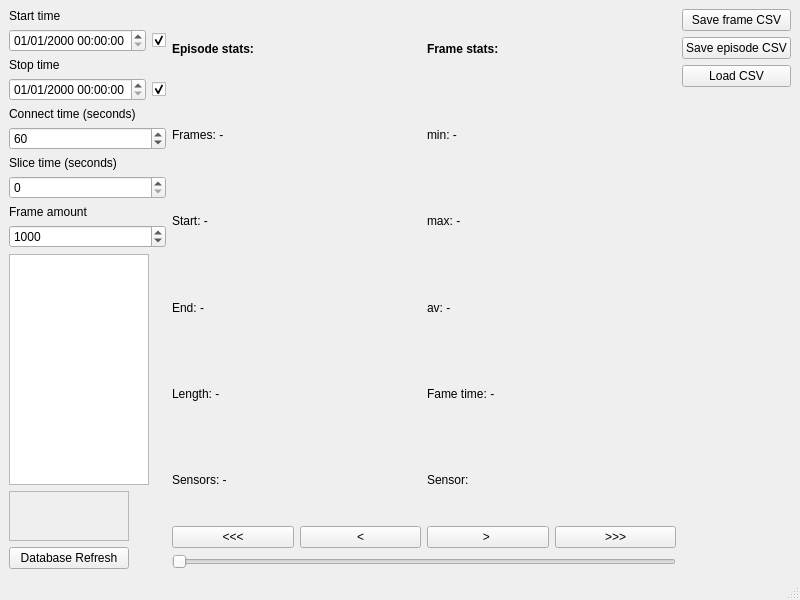
<?xml version="1.0" encoding="UTF-8"?>
<ui version="4.0">
 <class>MainWindow</class>
 <widget class="QMainWindow" name="MainWindow">
  <property name="geometry">
   <rect>
    <x>0</x>
    <y>0</y>
    <width>800</width>
    <height>600</height>
   </rect>
  </property>
  <property name="windowTitle">
   <string>MainWindow</string>
  </property>
  <widget class="QWidget" name="centralwidget">
   <layout class="QGridLayout" name="gridLayout_2">
    <item row="0" column="0">
     <layout class="QGridLayout" name="gridLayout">
      <item row="0" column="1">
       <layout class="QVBoxLayout" name="rightVLayout">
        <item>
         <layout class="QHBoxLayout" name="statHLayout">
          <item>
           <layout class="QVBoxLayout" name="episodeStatVLayout">
            <item>
             <widget class="QLabel" name="label_2">
              <property name="font">
               <font>
                <weight>75</weight>
                <bold>true</bold>
               </font>
              </property>
              <property name="text">
               <string>Episode stats:</string>
              </property>
             </widget>
            </item>
            <item>
             <widget class="QLabel" name="frameAmountLabel">
              <property name="text">
               <string>Frames: -</string>
              </property>
             </widget>
            </item>
            <item>
             <widget class="QLabel" name="startEpisodeLabel">
              <property name="text">
               <string>Start: -</string>
              </property>
             </widget>
            </item>
            <item>
             <widget class="QLabel" name="endEpisodeLabel">
              <property name="text">
               <string>End: -</string>
              </property>
             </widget>
            </item>
            <item>
             <widget class="QLabel" name="lengthEpisodeLabel">
              <property name="text">
               <string>Length: -</string>
              </property>
             </widget>
            </item>
            <item>
             <widget class="QLabel" name="sensorEpisodeLabel">
              <property name="text">
               <string>Sensors: -</string>
              </property>
             </widget>
            </item>
           </layout>
          </item>
          <item>
           <layout class="QVBoxLayout" name="frameStatVLayout">
            <item>
             <widget class="QLabel" name="label_4">
              <property name="font">
               <font>
                <weight>75</weight>
                <bold>true</bold>
               </font>
              </property>
              <property name="text">
               <string>Frame stats:</string>
              </property>
             </widget>
            </item>
            <item>
             <widget class="QLabel" name="minLabel">
              <property name="text">
               <string>min: -</string>
              </property>
             </widget>
            </item>
            <item>
             <widget class="QLabel" name="maxLabel">
              <property name="text">
               <string>max: -</string>
              </property>
             </widget>
            </item>
            <item>
             <widget class="QLabel" name="avLabel">
              <property name="text">
               <string>av: -</string>
              </property>
             </widget>
            </item>
            <item>
             <widget class="QLabel" name="frameTimeLabel">
              <property name="text">
               <string>Fame time: -</string>
              </property>
             </widget>
            </item>
            <item>
             <widget class="QLabel" name="sensorLabel">
              <property name="text">
               <string>Sensor: </string>
              </property>
             </widget>
            </item>
           </layout>
          </item>
         </layout>
        </item>
        <item>
         <layout class="QHBoxLayout" name="horizontalLayout">
          <item>
           <widget class="QPushButton" name="backwardMoreButton">
            <property name="text">
             <string>&lt;&lt;&lt;</string>
            </property>
           </widget>
          </item>
          <item>
           <widget class="QPushButton" name="backwardOneButton">
            <property name="text">
             <string>&lt;</string>
            </property>
           </widget>
          </item>
          <item>
           <widget class="QPushButton" name="forwardOneButton">
            <property name="text">
             <string>&gt; </string>
            </property>
           </widget>
          </item>
          <item>
           <widget class="QPushButton" name="forwardMoreButton">
            <property name="text">
             <string>&gt;&gt;&gt;</string>
            </property>
           </widget>
          </item>
         </layout>
        </item>
        <item>
         <widget class="QSlider" name="timeSlider">
          <property name="orientation">
           <enum>Qt::Horizontal</enum>
          </property>
         </widget>
        </item>
        <item>
         <layout class="QHBoxLayout" name="csvHLayout"/>
        </item>
       </layout>
      </item>
      <item row="0" column="0">
       <layout class="QVBoxLayout" name="verticalLayout_2">
        <item>
         <widget class="QLabel" name="startLabel">
          <property name="text">
           <string>Start time</string>
          </property>
         </widget>
        </item>
        <item>
         <layout class="QHBoxLayout" name="horizontalLayout_2">
          <item>
           <widget class="QDateTimeEdit" name="startTimeEdit">
            <property name="displayFormat">
             <string>dd/MM/yyyy HH:mm:ss</string>
            </property>
           </widget>
          </item>
          <item>
           <widget class="QCheckBox" name="ignoreStartCheckbox">
            <property name="text">
             <string/>
            </property>
            <property name="checked">
             <bool>true</bool>
            </property>
           </widget>
          </item>
         </layout>
        </item>
        <item>
         <widget class="QLabel" name="stopLabel">
          <property name="text">
           <string>Stop time</string>
          </property>
         </widget>
        </item>
        <item>
         <layout class="QHBoxLayout" name="horizontalLayout_3">
          <item>
           <widget class="QDateTimeEdit" name="stopTimeEdit">
            <property name="displayFormat">
             <string>dd/MM/yyyy HH:mm:ss</string>
            </property>
           </widget>
          </item>
          <item>
           <widget class="QCheckBox" name="ignoreStopCheckbox">
            <property name="text">
             <string/>
            </property>
            <property name="checked">
             <bool>true</bool>
            </property>
           </widget>
          </item>
         </layout>
        </item>
        <item>
         <widget class="QLabel" name="connectLabel">
          <property name="toolTip">
           <string extracomment="Zero to always connect"/>
          </property>
          <property name="text">
           <string>Connect time (seconds)</string>
          </property>
         </widget>
        </item>
        <item>
         <widget class="QSpinBox" name="connectTimeSpinbox">
          <property name="value">
           <number>60</number>
          </property>
         </widget>
        </item>
        <item>
         <widget class="QLabel" name="sliceLabel">
          <property name="text">
           <string>Slice time (seconds)</string>
          </property>
         </widget>
        </item>
        <item>
         <widget class="QSpinBox" name="sliceTimeSpinbox">
          <property name="maximum">
           <number>1000</number>
          </property>
         </widget>
        </item>
        <item>
         <widget class="QLabel" name="label">
          <property name="text">
           <string>Frame amount</string>
          </property>
         </widget>
        </item>
        <item>
         <widget class="QSpinBox" name="frameAmountSpinbox">
          <property name="maximum">
           <number>9999999</number>
          </property>
          <property name="value">
           <number>1000</number>
          </property>
         </widget>
        </item>
        <item>
         <widget class="QListWidget" name="timeList">
          <property name="maximumSize">
           <size>
            <width>140</width>
            <height>16777215</height>
           </size>
          </property>
         </widget>
        </item>
        <item>
         <widget class="QFrame" name="frame">
          <property name="minimumSize">
           <size>
            <width>50</width>
            <height>50</height>
           </size>
          </property>
          <property name="maximumSize">
           <size>
            <width>120</width>
            <height>16777215</height>
           </size>
          </property>
          <property name="frameShape">
           <enum>QFrame::StyledPanel</enum>
          </property>
          <property name="frameShadow">
           <enum>QFrame::Sunken</enum>
          </property>
          <layout class="QVBoxLayout" name="verticalLayout_3">
           <property name="leftMargin">
            <number>0</number>
           </property>
           <property name="topMargin">
            <number>0</number>
           </property>
           <property name="rightMargin">
            <number>0</number>
           </property>
           <property name="bottomMargin">
            <number>0</number>
           </property>
           <item>
            <layout class="QVBoxLayout" name="sourcesVLayout">
             <property name="spacing">
              <number>0</number>
             </property>
            </layout>
           </item>
          </layout>
         </widget>
        </item>
        <item>
         <widget class="QPushButton" name="refreshButton">
          <property name="maximumSize">
           <size>
            <width>120</width>
            <height>16777215</height>
           </size>
          </property>
          <property name="text">
           <string>Database Refresh</string>
          </property>
         </widget>
        </item>
       </layout>
      </item>
      <item row="0" column="2">
       <layout class="QVBoxLayout" name="verticalLayout">
        <item>
         <widget class="QPushButton" name="saveCSVFRAMEButton">
          <property name="text">
           <string>Save frame CSV</string>
          </property>
         </widget>
        </item>
        <item>
         <widget class="QPushButton" name="saveCSVEPISODEButton">
          <property name="text">
           <string>Save episode CSV</string>
          </property>
         </widget>
        </item>
        <item>
         <widget class="QPushButton" name="loadCSVButton">
          <property name="text">
           <string>Load CSV</string>
          </property>
         </widget>
        </item>
        <item>
         <spacer name="verticalSpacer_2">
          <property name="orientation">
           <enum>Qt::Vertical</enum>
          </property>
          <property name="sizeHint" stdset="0">
           <size>
            <width>20</width>
            <height>40</height>
           </size>
          </property>
         </spacer>
        </item>
       </layout>
      </item>
     </layout>
    </item>
   </layout>
  </widget>
  <widget class="QMenuBar" name="menubar">
   <property name="geometry">
    <rect>
     <x>0</x>
     <y>0</y>
     <width>800</width>
     <height>21</height>
    </rect>
   </property>
  </widget>
  <widget class="QStatusBar" name="statusbar"/>
 </widget>
 <resources/>
 <connections/>
</ui>
